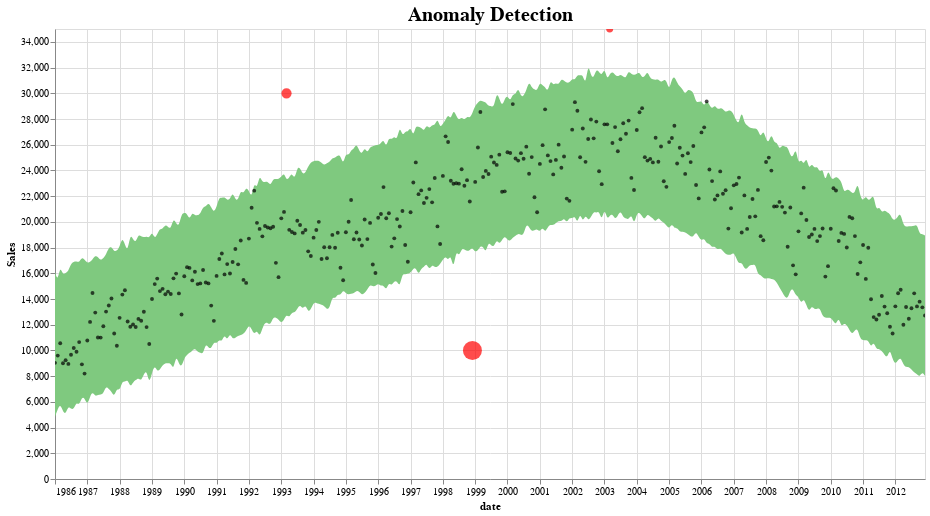

Here is the notebook cell this chart was saved with:
### Code cell
def plot_anomalies(forecasted):
    interval = alt.Chart(forecasted).mark_area(interpolate="basis", color = '#7FC97F').encode(
    x=alt.X('ds:T',  title ='date'),
    y='yhat_upper',
    y2='yhat_lower',
    tooltip=['ds', 'fact', 'yhat_lower', 'yhat_upper']
    ).interactive().properties(
        title='Anomaly Detection'
    )

    fact = alt.Chart(forecasted[forecasted.anomaly==0]).mark_circle(size=15, opacity=0.7, color = 'Black').encode(
        x='ds:T',
        y=alt.Y('fact', title='Sales'),    
        tooltip=['ds', 'fact', 'yhat_lower', 'yhat_upper']
    ).interactive()

    anomalies = alt.Chart(forecasted[forecasted.anomaly!=0]).mark_circle(size=30, color = 'Red').encode(
        x='ds:T',
        y=alt.Y('fact', title='Sales'),    
        tooltip=['ds', 'fact', 'yhat_lower', 'yhat_upper'],
        size = alt.Size( 'importance', legend=None)
    ).interactive()

    return alt.layer(interval, fact, anomalies)\
              .properties(width=870, height=450)\
              .configure_title(fontSize=20)
              
plot_anomalies(pred)

### Figure 1 — Vega-Lite specification as saved in the notebook (floating-point values rounded to 4 significant figures; data arrays with more than 128 entries replaced by an {"elided": "..."} marker saying what was removed)
{"config": {"view": {"continuousWidth": 400, "continuousHeight": 300}, "title": {"fontSize": 20}}, "layer": [{"data": {"name": "data-de8dd06fabb89e10f098a0ba9878f416"}, "mark": {"type": "area", "color": "#7FC97F", "interpolate": "basis"}, "encoding": {"tooltip": [{"type": "temporal", "field": "ds"}, {"type": "quantitative", "field": "fact"}, {"type": "quantitative", "field": "yhat_lower"}, {"type": "quantitative", "field": "yhat_upper"}], "x": {"type": "temporal", "field": "ds", "title": "date"}, "y": {"type": "quantitative", "field": "yhat_upper"}, "y2": {"field": "yhat_lower"}}, "selection": {"selector001": {"type": "interval", "bind": "scales", "encodings": ["x", "y"]}}, "title": "Anomaly Detection"}, {"data": {"name": "data-e2eda854f6bff1b087797d4aff7c6d93"}, "mark": {"type": "circle", "color": "Black", "opacity": 0.7, "size": 15}, "encoding": {"tooltip": [{"type": "temporal", "field": "ds"}, {"type": "quantitative", "field": "fact"}, {"type": "quantitative", "field": "yhat_lower"}, {"type": "quantitative", "field": "yhat_upper"}], "x": {"type": "temporal", "field": "ds"}, "y": {"type": "quantitative", "field": "fact", "title": "Sales"}}, "selection": {"selector002": {"type": "interval", "bind": "scales", "encodings": ["x", "y"]}}}, {"data": {"name": "data-a058da9ee1af0b803cb6f229876efad1"}, "mark": {"type": "circle", "color": "Red", "size": 30}, "encoding": {"size": {"type": "quantitative", "field": "importance", "legend": null}, "tooltip": [{"type": "temporal", "field": "ds"}, {"type": "quantitative", "field": "fact"}, {"type": "quantitative", "field": "yhat_lower"}, {"type": "quantitative", "field": "yhat_upper"}], "x": {"type": "temporal", "field": "ds"}, "y": {"type": "quantitative", "field": "fact", "title": "Sales"}}, "selection": {"selector003": {"type": "interval", "bind": "scales", "encodings": ["x", "y"]}}}], "height": 450, "width": 870, "$schema": "https://vega.github.io/schema/vega-lite/v4.8.1.json", "datasets": {"data-de8dd06fabb89e10f098a0ba9878f416": {"elided": "324 records"}, "data-e2eda854f6bff1b087797d4aff7c6d93": {"elided": "321 records"}, "data-a058da9ee1af0b803cb6f229876efad1": [{"ds": "1993-03-01T00:00:00", "trend": 18120.0, "yhat": 18120.0, "yhat_lower": 12800.0, "yhat_upper": 23210.0, "fact": 30000, "anomaly": 1, "importance": 0.2262}, {"ds": "1998-12-01T00:00:00", "trend": 23180.0, "yhat": 23180.0, "yhat_lower": 18020.0, "yhat_upper": 28460.0, "fact": 10000, "anomaly": -1, "importance": 0.8019}, {"ds": "2003-03-01T00:00:00", "trend": 26130.0, "yhat": 26130.0, "yhat_lower": 20500.0, "yhat_upper": 31500.0, "fact": 35000, "anomaly": 1, "importance": 0.09995}]}}
